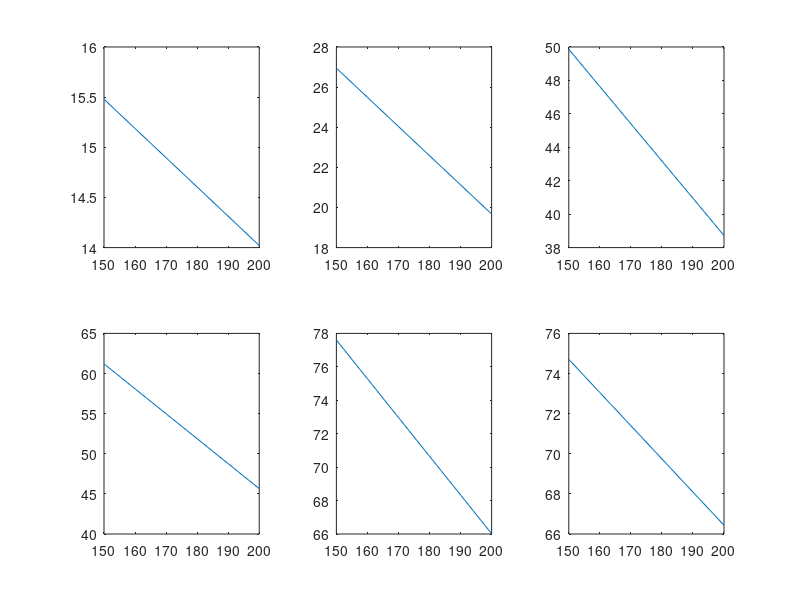

MATLAB code to generate this figure:
Vp1    = [   150   ,   160   ,   170   ,   200   ];
Alpha1 = [ 15.4791 , 15.1874 , 14.8957 , 14.0206 ];
Alpha2 = [ 26.9455 , 25.4907 , 24.0360 , 19.6716 ];
Alpha3 = [ 49.8611 , 47.6331 , 45.4050 , 38.7209 ];
Alpha4 = [ 61.2010 , 58.0919 , 54.9829 , 45.6557 ];
Alpha5 = [ 77.6033 , 75.2862 , 72.9690 , 66.0177 ];
Alpha6 = [ 74.7062 , 73.0519 , 71.3976 , 66.4347 ];
   

subplot(2,3,1);
plot(Vp1,Alpha1);
subplot(2,3,2);
plot(Vp1,Alpha2);
subplot(2,3,3);
plot(Vp1,Alpha3);
subplot(2,3,4);
plot(Vp1,Alpha4);
subplot(2,3,5);
plot(Vp1,Alpha5);
subplot(2,3,6);
plot(Vp1,Alpha6);